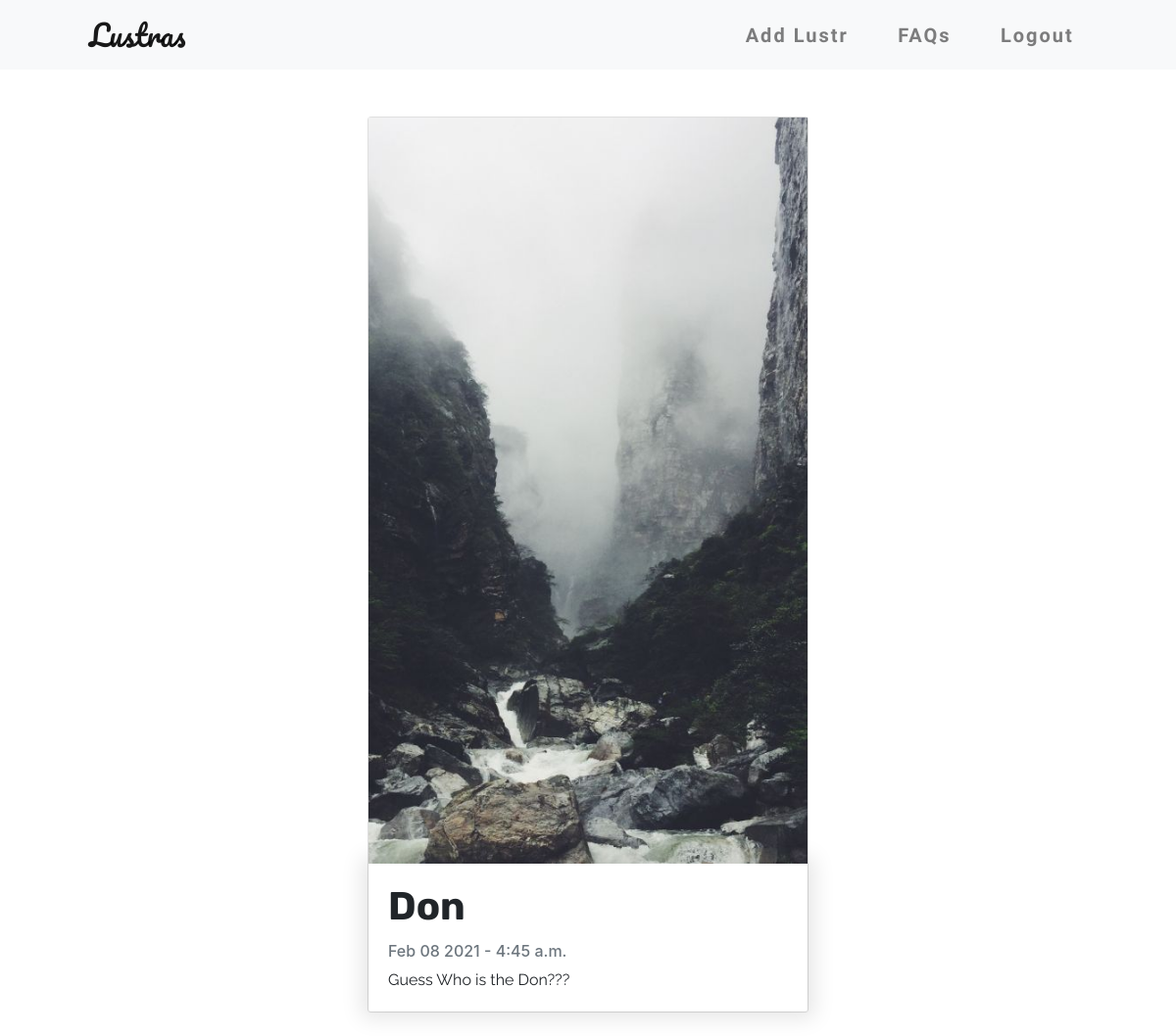
Before: /don/ with the older database file.
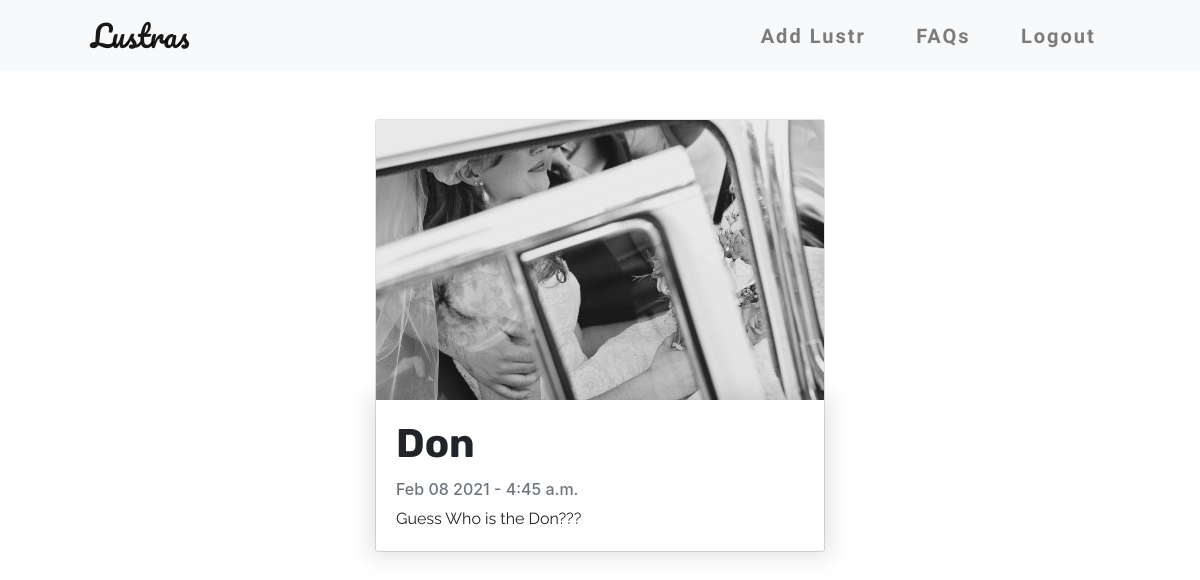
After: the same page with the newer database file.
### finatic/models.py (models this page shows, shortened)
class Lust(models.Model):
    title = models.CharField(max_length=100, unique=True)
    slug = models.SlugField(max_length=100, unique=True)
    picture = models.ImageField()
    description = models.TextField()
    author = models.ForeignKey(User, on_delete=models.CASCADE)
    date = models.DateField(auto_now_add=True)
    time = models.TimeField(auto_now_add=True)
    update_date = models.DateField(auto_now_add=True)
    status = models.IntegerField(choices=STATUS, default=1)
    class Meta:
        ordering = ['-time']

### finatic/views.py (the view)
# urls.py: path('<slug:slug>/', views.LustDetail.as_view(), name="detail"),
class LustDetail(generic.DetailView):
    model = Lust
    context_object_name = 'lust_detail'
    template_name = 'finatic/lust_detail.html'

### finatic/templates/finatic/lust_detail.html (shortened to what this page needs)
{%  extends 'base.html' %}
{% block content %}
   <div class="col-md-5 mt-5 mx-auto">
        <div class="card mb-4">
            <img src="{{ lust_detail.picture.url }}" alt="">
          <div class="card-body">
            <h1 class="card-title">{{ lust_detail.title }}</h1>
              <p class="card-text text-muted h6">{{ lust_detail.date | date:'M d Y' }} - {{ lust_detail.time }}</p>
            <p class="card-text" id="jff">{{ lust_detail.description | safe }}</p>
          </div>
        </div>
    </div>
{% endblock %}

Changed rows visible on the page:
changed Lust "Don": picture: a different picture
